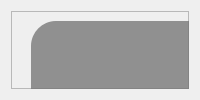
           <widget class="QWidget" name="page">
            <layout class="QVBoxLayout" name="verticalLayout_7">
             <item>
              <widget class="QFrame" name="frame_6">
               <property name="frameShape">
                <enum>QFrame::StyledPanel</enum>
               </property>
               <property name="frameShadow">
                <enum>QFrame::Raised</enum>
               </property>
               <widget class="QFrame" name="ADI_frame">
                <property name="geometry">
                 <rect>
                  <x>20</x>
                  <y>10</y>
                  <width>240</width>
                  <height>240</height>
                 </rect>
                </property>
                <property name="styleSheet">
                 <string notr="true">#ADI_frame{background-color: rgba(117, 117, 117, 200);
border-radius: 25px;}</string>
                </property>
                <property name="frameShape">
                 <enum>QFrame::StyledPanel</enum>
                </property>
                <property name="frameShadow">
                 <enum>QFrame::Raised</enum>
                </property>
               </widget>
               <widget class="QFrame" name="frame_8">
                <property name="geometry">
                 <rect>
                  <x>0</x>
                  <y>319</y>
                  <width>791</width>
                  <height>381</height>
                 </rect>
                </property>
                <property name="frameShape">
                 <enum>QFrame::StyledPanel</enum>
                </property>
                <property name="frameShadow">
                 <enum>QFrame::Raised</enum>
                </property>
                <layout class="QVBoxLayout" name="verticalLayout_8">
                 <item>
                  <widget class="QTextBrowser" name="console_home">
                   <property name="mouseTracking">
                    <bool>false</bool>
                   </property>
                   <property name="styleSheet">
                    <string notr="true">#console_home{
background-color: rgb(8, 8, 8);
border:3px solid;
border-radius:10%;
border-color:rgb(61, 61, 61)
}
QScrollBar:vertical {
	
	background-color:transparent;
	background:transparent;
	border-radius:5%;
	width:10%
}

QScrollBar::handle:vertical {
    
	background-color: qlineargradient(spread:pad, x1:0.393, y1:0, x2:0.453, y2:1, stop:0 rgba(29, 40, 200, 255), stop:1 rgba(57, 57, 57, 255));
	border-radius:5%;
	
}

</string>
                   </property>
                   <property name="verticalScrollBarPolicy">
                    <enum>Qt::ScrollBarAsNeeded</enum>
                   </property>
                   <property name="horizontalScrollBarPolicy">
                    <enum>Qt::ScrollBarAsNeeded</enum>
                   </property>
                   <property name="tabChangesFocus">
                    <bool>false</bool>
                   </property>
                   <property name="html">
                    <string>&lt;!DOCTYPE HTML PUBLIC &quot;-//W3C//DTD HTML 4.0//EN&quot; &quot;http://www.w3.org/TR/REC-html40/strict.dtd&quot;&gt;
&lt;html&gt;&lt;head&gt;&lt;meta name=&quot;qrichtext&quot; content=&quot;1&quot; /&gt;&lt;style type=&quot;text/css&quot;&gt;
p, li { white-space: pre-wrap; }
&lt;/style&gt;&lt;/head&gt;&lt;body style=&quot; font-family:'MS Shell Dlg 2'; font-size:7.8pt; font-weight:400; font-style:normal;&quot;&gt;
&lt;p style=&quot; margin-top:0px; margin-bottom:0px; margin-left:0px; margin-right:0px; -qt-block-indent:0; text-indent:0px;&quot;&gt;kjdnbkdjfndkfjdnfkdjfndfkjdndkjnk&lt;br /&gt;dflbdknfbldfbd&lt;br /&gt;fbdfdfdbfdfbdkjdnbkdjfndkfjdnfkdjfndfkjdndkjnk&lt;br /&gt;dflbdknfbldfbd&lt;br /&gt;fbdfdfdbfdfbdkjdnbkdjfndkfjdnfkdjfndfkjdndkjnk&lt;br /&gt;dflbdknfbldfbd&lt;br /&gt;fbdfdfdbfdfbdkjdnbkdjfndkfjdnfkdjfndfkjdndkjnk&lt;br /&gt;dflbdknfbldfbd&lt;br /&gt;fbdfdfdbfdfbdkjdnbkdjfndkfjdnfkdjfndfkjdndkjnk&lt;br /&gt;dflbdknfbldfbd&lt;br /&gt;fbdfdfdbfdfbdkjdnbkdjfndkfjdnfkdjfndfkjdndkjnk&lt;br /&gt;dflbdknfbldfbd&lt;br /&gt;fbdfdfdbfdfbdkjdnbkdjfndkfjdnfkdjfndfkjdndkjnk&lt;br /&gt;dflbdknfbldfbd&lt;br /&gt;fbdfdfdbfdfbdkjdnbkdjfndkfjdnfkdjfndfkjdndkjnk&lt;br /&gt;dflbdknfbldfbd&lt;br /&gt;fbdfdfdbfdfbd&lt;/p&gt;&lt;/body&gt;&lt;/html&gt;</string>
                   </property>
                   <property name="overwriteMode">
                    <bool>false</bool>
                   </property>
                   <property name="openExternalLinks">
                    <bool>false</bool>
                   </property>
                  </widget>
                 </item>
                </layout>
               </widget>
               <widget class="QFrame" name="HSI_frame">
                <property name="geometry">
                 <rect>
                  <x>280</x>
                  <y>10</y>
                  <width>240</width>
                  <height>240</height>
                 </rect>
                </property>
                <property name="styleSheet">
                 <string notr="true">#HSI_frame{background-color: rgba(117, 117, 117, 200);
border-radius: 25px;}</string>
                </property>
                <property name="frameShape">
                 <enum>QFrame::StyledPanel</enum>
                </property>
                <property name="frameShadow">
                 <enum>QFrame::Raised</enum>
                </property>
               </widget>
               <widget class="QFrame" name="SI_frame">
                <property name="geometry">
                 <rect>
                  <x>540</x>
                  <y>10</y>
                  <width>240</width>
                  <height>240</height>
                 </rect>
                </property>
                <property name="styleSheet">
                 <string notr="true">#SI_frame{background-color: rgba(117, 117, 117, 200);
border-radius: 25px;}</string>
                </property>
                <property name="frameShape">
                 <enum>QFrame::StyledPanel</enum>
                </property>
                <property name="frameShadow">
                 <enum>QFrame::Raised</enum>
                </property>
               </widget>
               <widget class="QLabel" name="image_label">
                <property name="geometry">
                 <rect>
                  <x>910</x>
                  <y>80</y>
                  <width>481</width>
                  <height>511</height>
                 </rect>
                </property>
                <property name="text">
                 <string/>
                </property>
               </widget>
              </widget>
             </item>
            </layout>
           </widget>
